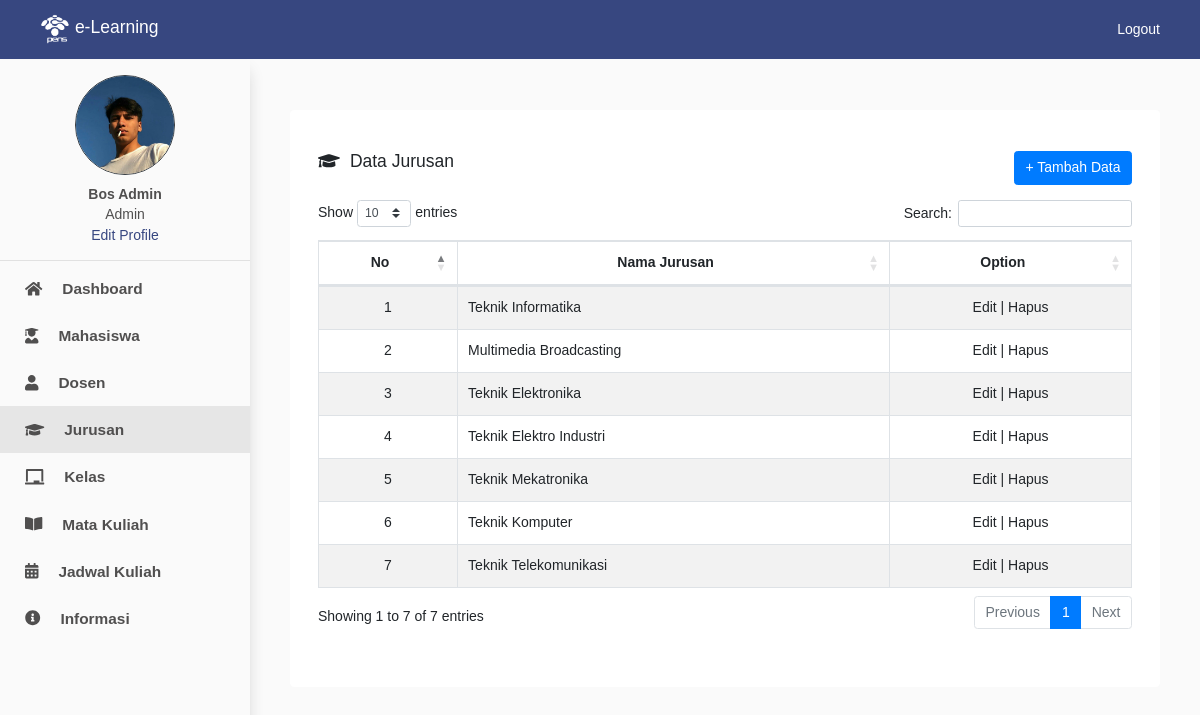
Screenshot of /view/admin/daftarJurusan.php (signed in) with the database file from the repository.
### tables this page shows
CREATE TABLE `user` (
  `id` int(11) NOT NULL,
  `user_id` int(11) NOT NULL,
  `nama` varchar(100) NOT NULL,
  `email` varchar(100) NOT NULL,
  `password` varchar(100) NOT NULL,
  `nama_foto` varchar(100) NOT NULL,
  `tipe_foto` varchar(100) NOT NULL,
  `role` varchar(100) NOT NULL
);

CREATE TABLE `jurusan` (
  `id` int(11) NOT NULL,
  `jurusan` varchar(100) NOT NULL
);

### view/admin/daftarJurusan.php (the view, shortened to what this page needs)
<?php
include '../../config/connection.php';
$id = $_SESSION['id'];
$query = mysqli_query($connection, "SELECT * FROM user WHERE id = $id");
$result = mysqli_fetch_assoc($query);
?>
<!DOCTYPE html>
<html lang="en">
<head>
    <link rel="stylesheet" href="https://cdn.jsdelivr.net/npm/bootstrap@4.6.0/dist/css/bootstrap.min.css">
    <link rel="stylesheet" href="https://cdnjs.cloudflare.com/ajax/libs/font-awesome/5.13.0/css/all.min.css">
    <link rel="stylesheet" href="https://cdnjs.cloudflare.com/ajax/libs/twitter-bootstrap/4.5.2/css/bootstrap.css">
    <link rel="stylesheet" href="https://cdn.datatables.net/1.10.24/css/dataTables.bootstrap4.min.css">
    <link rel="stylesheet" href="../style.css">
</head>
<body style="background: #fafafa">
    <nav class="navbar navbar-light fixed-top" style="padding: 10px 40px; background-color: #374780">
        <a class="navbar-brand" href="#" style="color: #ffff">
            <img src="../assets/pens_putih.png" width="30" height="30" class="d-inline-block align-top" alt="">
            e-Learning
        </a>
        <span class="navbar-text">
            <a href="../../config/logout.php" style="color: #ffff; text-decoration: none">Logout</a>
        </span>
    </nav>
    <div class="wrapper">
        <nav id="sidebar">
            <div style="text-align: center; margin-top: 15px">
                <?php
                if ($result['nama_foto'] == '') {
                ?><img src="../assets/user.png" width="90px" height="90px" class="rounded-circle border border-dark"><br><br>
                <?php
                } else {
                ?><img src="../../profileUser/<?php echo $result['nama_foto'] ?>" width="100px" height="100px" class="rounded-circle border border-dark"><br><br>
                <?php
                }
                ?>
                <p style="margin-top: -12px; font-weight: bold; margin-bottom: 2px"><?php echo $result['nama'] ?></p>
                <p style="margin-top: -3px; margin-bottom: 0px">Admin</p>
                <a href="" style="color:#374780" data-toggle="modal" data-target="#editProfile">Edit Profile</a>
            </div>
            <hr>
            <ul class="list-unstyled components" style="margin-top: -10px">
                <li>
                    <a href="dashboard.php"><span class="fas fa-home" style="margin-right: 20px;"></span>Dashboard</a>
                </li>
                <li>
                    <a href="daftarMahasiswa.php"><span class="fas fa-user-graduate" style="margin-right: 20px;"></span>Mahasiswa</a>
                </li>
                <li>
                    <a href="daftarDosen.php"><span class="fas fa-user" style="margin-right: 20px;"></span>Dosen</a>
                </li>
                <li class="active">
                    <a href="daftarJurusan.php"><span class="fas fa-graduation-cap" style="margin-right: 20px;"></span>Jurusan</a>
                </li>
                <li>
                    <a href="daftarKelas.php"><span class="fas fa-chalkboard" style="margin-right: 20px;"></span>Kelas</a>
                </li>
                <li>
                    <a href="daftarMatkul.php"><span class="fas fa-book-open" style="margin-right: 20px;"></span>Mata Kuliah</a>
                </li>
                <li>
                    <a href="jadwalKuliah.php"><span class="fas fa-calendar-alt" style="margin-right: 20px;"></span>Jadwal Kuliah</a>
                </li>
                <li>
                    <a href="informasi.php"><span class="fas fa-info-circle" style="margin-right: 20px;"></span>Informasi</a>
                </li>
            </ul>
        </nav>
        <div class="content">
            <div style="padding: 30px 20px">
                <div class="jumbotron" style="background-color: #fff">
                    <div style="display: flex; justify-content: space-between">
                        <h5 style="margin-top: -15px; margin-bottom: 15px"><span class="fas fa-graduation-cap" style="margin-right: 10px;"></span>Data Jurusan</h5>
                        <button type="button" class="btn btn-primary" data-toggle="modal" data-target="#inputData" style="margin-top: -15px; margin-bottom: 15px">
                            + Tambah Data
                        </button>
                    </div>
                    <section>
                        <table id="example" class="table table-striped table-bordered" style="width:100%">
                            <thead>
                                <tr>
                                    <th style="text-align: center">No</th>
                                    <th style="text-align: center">Nama Jurusan</th>
                                    <th style="text-align: center">Option</th>
                                </tr>
                            </thead>
                            <tbody>
                                <?php
                                $dataMatkul = mysqli_query($connection, "SELECT * FROM jurusan");
                                foreach ($dataMatkul as $key => $value) { ?>
                                    <tr>
                                        <td style="text-align: center"><?php echo ++$key ?></td>
                                        <td><?php echo $value['jurusan'] ?></td>
                                        <td style="text-align: center">
                                            <a href="" data-toggle="modal" data-target="#editData<?php echo $value['id'] ?>">Edit</a> |
                                            <a href="" data-toggle="modal" data-target="#deleteData<?php echo $value['id'] ?>">Hapus</a>
                                        </td>
                                    </tr>
                                <?php
                                }
                                ?>
                            </tbody>
                        </table>
                    </section>
                </div>
            </div>
        </div>
    </div>
</body>
</html>

### view/style.css (style rules this page uses)
* { font-family: 'Poppins', sans-serif; font-size: 14px; }
.wrapper { display: flex; width: 100%; align-items: stretch; margin-top: 60px }
a, a:hover, a:focus { color: inherit; text-decoration: none; transition: all 0.3s; }
#sidebar { min-width: 250px; max-width: 250px; min-height: 100vh; background: rgb(250, 250, 250); color: rgb(80, 79, 79); transition: all 0.3s; box-shadow: 0 8px 16px -4px rgb(199, 199, 199); position: fixed; }
#sidebar ul li a { padding: 12px 25px; font-size: 1.1em; display: block; font-weight: 600; }
#sidebar ul li.active { color: rgb(80, 79, 79); background: #e6e6e6; }
.content { width: 100%; padding: 20px; min-height: 100vh; margin-left: 250px; }

### rows the page displays
user: nama_foto (picture), nama "Bos Admin"
jurusan: jurusan "Teknik Informatika"
jurusan: jurusan "Multimedia Broadcasting"
jurusan: jurusan "Teknik Elektronika"
jurusan: jurusan "Teknik Elektro Industri"
jurusan: jurusan "Teknik Mekatronika"
jurusan: jurusan "Teknik Komputer"
jurusan: jurusan "Teknik Telekomunikasi"
